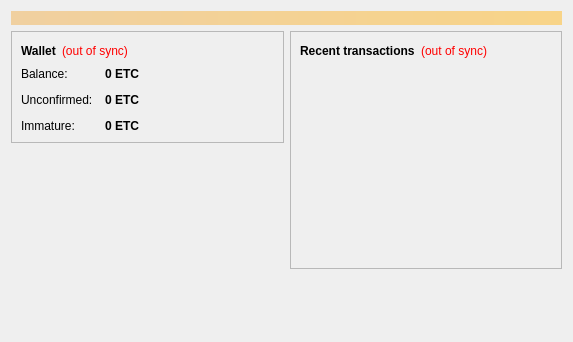
<?xml version="1.0" encoding="UTF-8"?>
<ui version="4.0">
 <class>OverviewPage</class>
 <widget class="QWidget" name="OverviewPage">
  <property name="geometry">
   <rect>
    <x>0</x>
    <y>0</y>
    <width>573</width>
    <height>342</height>
   </rect>
  </property>
  <property name="windowTitle">
   <string>Form</string>
  </property>
  <layout class="QVBoxLayout" name="topLayout">
   <item>
    <widget class="QLabel" name="labelAlerts">
     <property name="visible">
      <bool>false</bool>
     </property>
     <property name="styleSheet">
      <string notr="true">background-color: qlineargradient(x1: 0, y1: 0, x2: 1, y2: 0, stop:0 #F0D0A0, stop:1 #F8D488); color:#000000;</string>
     </property>
     <property name="wordWrap">
      <bool>true</bool>
     </property>
     <property name="margin">
      <number>3</number>
     </property>
    </widget>
   </item>
   <item>
    <layout class="QHBoxLayout" name="horizontalLayout" stretch="1,1">
     <item>
      <layout class="QVBoxLayout" name="verticalLayout_2">
       <item>
        <widget class="QFrame" name="frame">
         <property name="frameShape">
          <enum>QFrame::StyledPanel</enum>
         </property>
         <property name="frameShadow">
          <enum>QFrame::Raised</enum>
         </property>
         <layout class="QVBoxLayout" name="verticalLayout_4">
          <item>
           <layout class="QHBoxLayout" name="horizontalLayout_4">
            <item>
             <widget class="QLabel" name="label_5">
              <property name="font">
               <font>
                <weight>75</weight>
                <bold>true</bold>
               </font>
              </property>
              <property name="text">
               <string>Wallet</string>
              </property>
             </widget>
            </item>
            <item>
             <widget class="QLabel" name="labelWalletStatus">
              <property name="toolTip">
               <string>The displayed information may be out of date. Your wallet automatically synchronizes with the EnteCoin network after a connection is established, but this process has not completed yet.</string>
              </property>
              <property name="styleSheet">
               <string notr="true">QLabel { color: red; }</string>
              </property>
              <property name="text">
               <string notr="true">(out of sync)</string>
              </property>
              <property name="alignment">
               <set>Qt::AlignLeading|Qt::AlignLeft|Qt::AlignVCenter</set>
              </property>
             </widget>
            </item>
            <item>
             <spacer name="horizontalSpacer_2">
              <property name="orientation">
               <enum>Qt::Horizontal</enum>
              </property>
              <property name="sizeHint" stdset="0">
               <size>
                <width>40</width>
                <height>20</height>
               </size>
              </property>
             </spacer>
            </item>
           </layout>
          </item>
          <item>
           <layout class="QFormLayout" name="formLayout_2">
            <property name="fieldGrowthPolicy">
             <enum>QFormLayout::AllNonFixedFieldsGrow</enum>
            </property>
            <property name="horizontalSpacing">
             <number>12</number>
            </property>
            <property name="verticalSpacing">
             <number>12</number>
            </property>
            <item row="0" column="0">
             <widget class="QLabel" name="label">
              <property name="text">
               <string>Balance:</string>
              </property>
             </widget>
            </item>
            <item row="0" column="1">
             <widget class="QLabel" name="labelBalance">
              <property name="font">
               <font>
                <weight>75</weight>
                <bold>true</bold>
               </font>
              </property>
              <property name="cursor">
               <cursorShape>IBeamCursor</cursorShape>
              </property>
              <property name="toolTip">
               <string>Your current balance</string>
              </property>
              <property name="text">
               <string notr="true">0 ETC</string>
              </property>
              <property name="textInteractionFlags">
               <set>Qt::LinksAccessibleByMouse|Qt::TextSelectableByKeyboard|Qt::TextSelectableByMouse</set>
              </property>
             </widget>
            </item>
            <item row="1" column="0">
             <widget class="QLabel" name="label_3">
              <property name="text">
               <string>Unconfirmed:</string>
              </property>
             </widget>
            </item>
            <item row="1" column="1">
             <widget class="QLabel" name="labelUnconfirmed">
              <property name="font">
               <font>
                <weight>75</weight>
                <bold>true</bold>
               </font>
              </property>
              <property name="cursor">
               <cursorShape>IBeamCursor</cursorShape>
              </property>
              <property name="toolTip">
               <string>Total of transactions that have yet to be confirmed, and do not yet count toward the current balance</string>
              </property>
              <property name="text">
               <string notr="true">0 ETC</string>
              </property>
              <property name="textInteractionFlags">
               <set>Qt::LinksAccessibleByMouse|Qt::TextSelectableByKeyboard|Qt::TextSelectableByMouse</set>
              </property>
             </widget>
            </item>
            <item row="2" column="0">
             <widget class="QLabel" name="labelImmatureText">
              <property name="text">
               <string>Immature:</string>
              </property>
             </widget>
            </item>
            <item row="2" column="1">
             <widget class="QLabel" name="labelImmature">
              <property name="font">
               <font>
                <weight>75</weight>
                <bold>true</bold>
               </font>
              </property>
              <property name="toolTip">
               <string>Mined balance that has not yet matured</string>
              </property>
              <property name="text">
               <string notr="true">0 ETC</string>
              </property>
              <property name="textInteractionFlags">
               <set>Qt::LinksAccessibleByMouse|Qt::TextSelectableByKeyboard|Qt::TextSelectableByMouse</set>
              </property>
             </widget>
            </item>
           </layout>
          </item>
         </layout>
        </widget>
       </item>
       <item>
        <spacer name="verticalSpacer">
         <property name="orientation">
          <enum>Qt::Vertical</enum>
         </property>
         <property name="sizeHint" stdset="0">
          <size>
           <width>20</width>
           <height>40</height>
          </size>
         </property>
        </spacer>
       </item>
      </layout>
     </item>
     <item>
      <layout class="QVBoxLayout" name="verticalLayout_3">
       <item>
        <widget class="QFrame" name="frame_2">
         <property name="frameShape">
          <enum>QFrame::StyledPanel</enum>
         </property>
         <property name="frameShadow">
          <enum>QFrame::Raised</enum>
         </property>
         <layout class="QVBoxLayout" name="verticalLayout">
          <item>
           <layout class="QHBoxLayout" name="horizontalLayout_2">
            <item>
             <widget class="QLabel" name="label_4">
              <property name="text">
               <string>&lt;b&gt;Recent transactions&lt;/b&gt;</string>
              </property>
             </widget>
            </item>
            <item>
             <widget class="QLabel" name="labelTransactionsStatus">
              <property name="toolTip">
               <string>The displayed information may be out of date. Your wallet automatically synchronizes with the EnteCoin network after a connection is established, but this process has not completed yet.</string>
              </property>
              <property name="styleSheet">
               <string notr="true">QLabel { color: red; }</string>
              </property>
              <property name="text">
               <string notr="true">(out of sync)</string>
              </property>
              <property name="alignment">
               <set>Qt::AlignRight|Qt::AlignTrailing|Qt::AlignVCenter</set>
              </property>
             </widget>
            </item>
            <item>
             <spacer name="horizontalSpacer">
              <property name="orientation">
               <enum>Qt::Horizontal</enum>
              </property>
              <property name="sizeHint" stdset="0">
               <size>
                <width>40</width>
                <height>20</height>
               </size>
              </property>
             </spacer>
            </item>
           </layout>
          </item>
          <item>
           <widget class="QListView" name="listTransactions">
            <property name="styleSheet">
             <string notr="true">QListView { background: transparent; }</string>
            </property>
            <property name="frameShape">
             <enum>QFrame::NoFrame</enum>
            </property>
            <property name="verticalScrollBarPolicy">
             <enum>Qt::ScrollBarAlwaysOff</enum>
            </property>
            <property name="horizontalScrollBarPolicy">
             <enum>Qt::ScrollBarAlwaysOff</enum>
            </property>
            <property name="selectionMode">
             <enum>QAbstractItemView::NoSelection</enum>
            </property>
           </widget>
          </item>
         </layout>
        </widget>
       </item>
       <item>
        <spacer name="verticalSpacer_2">
         <property name="orientation">
          <enum>Qt::Vertical</enum>
         </property>
         <property name="sizeHint" stdset="0">
          <size>
           <width>20</width>
           <height>40</height>
          </size>
         </property>
        </spacer>
       </item>
      </layout>
     </item>
    </layout>
   </item>
  </layout>
 </widget>
 <resources/>
 <connections/>
</ui>
